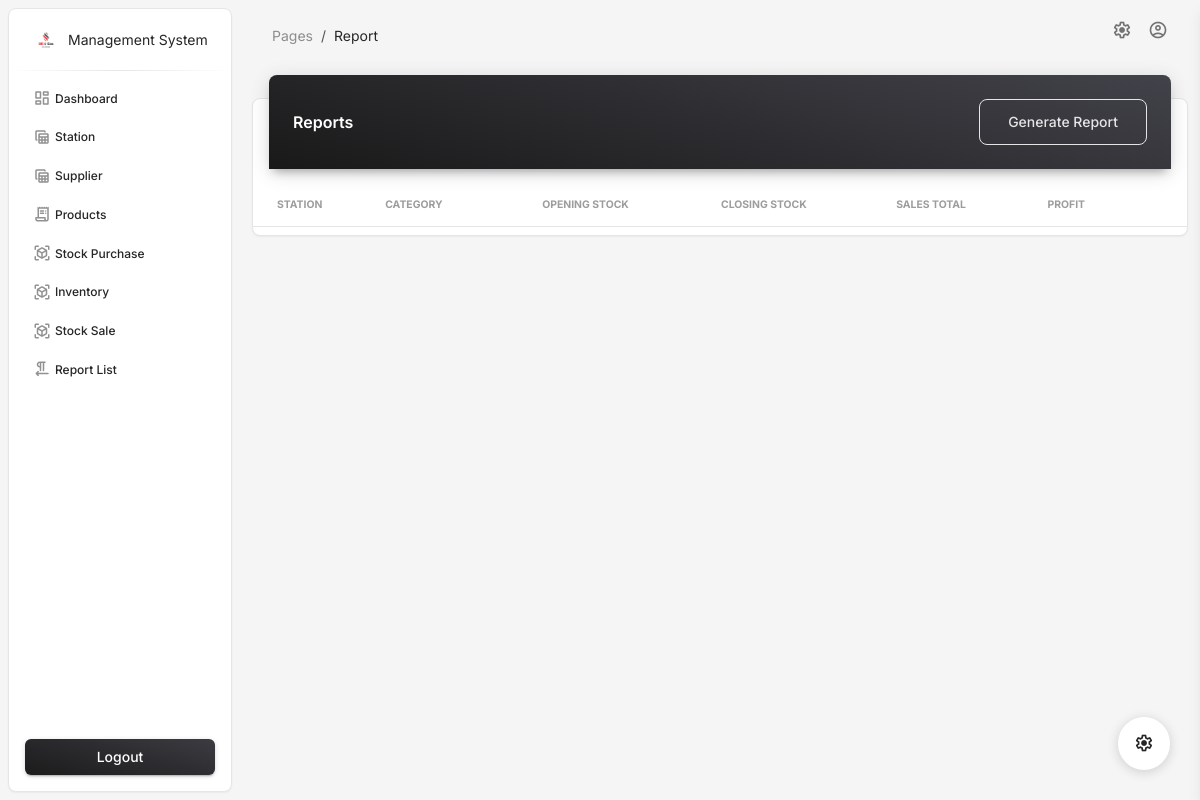
The page /reports/ on the database as committed earlier.
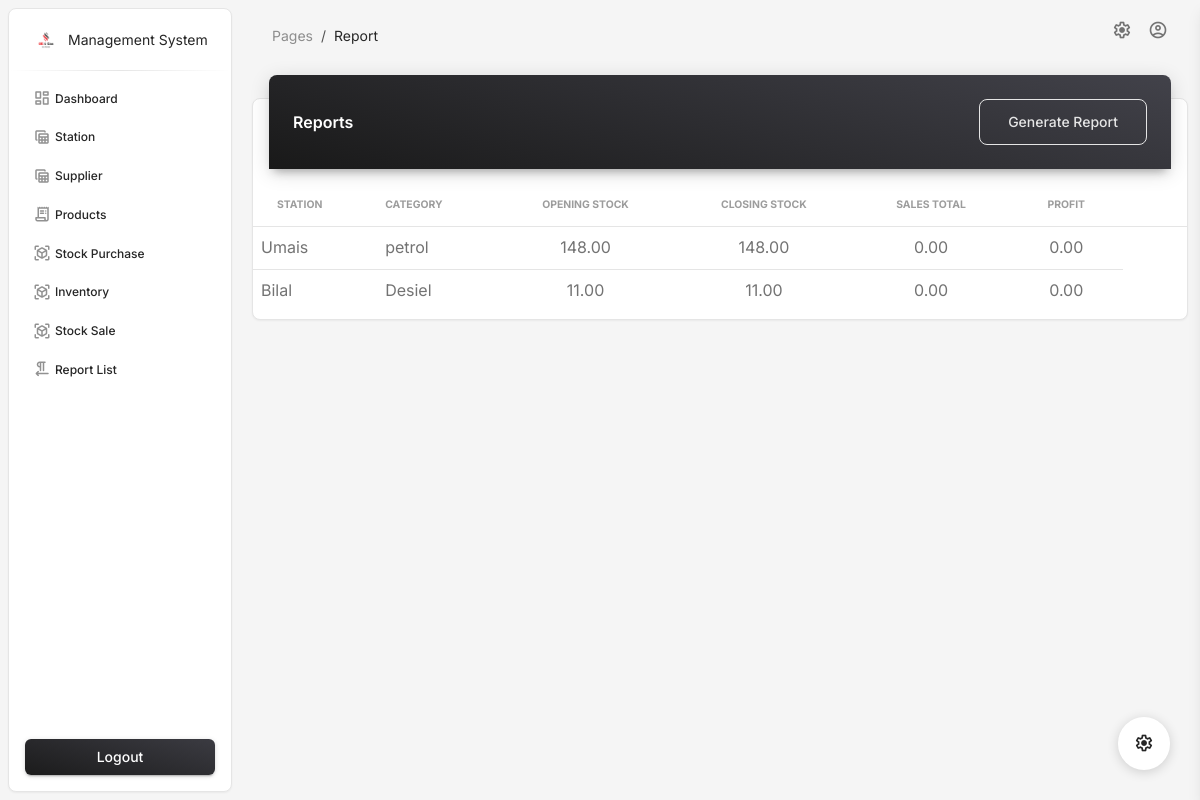
The same page on the database as committed later.
### app/models.py (models this page shows, shortened)
class Report(models.Model):
    station = models.ForeignKey(Station, on_delete=models.CASCADE, related_name='reports')
    category = models.ForeignKey(Product, on_delete=models.CASCADE, related_name='reports')
    opening_stock = models.DecimalField(max_digits=10, decimal_places=2, default=0)  # Stock at the start of the day
    purchases_total = models.DecimalField(max_digits=10, decimal_places=2, default=0)  # Total purchases
    sales_total = models.DecimalField(max_digits=10, decimal_places=2, default=0)  # Total sales revenue
    closing_stock = models.DecimalField(max_digits=10, decimal_places=2, default=0)  # Stock at the end of the day
    profit = models.DecimalField(max_digits=10, decimal_places=2, default=0)  # Sales revenue - Purchase cost
    net_profit = models.DecimalField(max_digits=10, decimal_places=2, default=0)  # Profit - operational costs
    operational_costs = models.DecimalField(max_digits=10, decimal_places=2, default=0)  # Any extra costs
    fuel_sold = models.DecimalField(max_digits=10, decimal_places=2, default=0)  # Total quantity of fuel sold
    report_date = models.DateField(auto_now_add=True)

class Station(models.Model):
    name = models.CharField(max_length=100)
    location = models.CharField(max_length=255)
    capacity = models.DecimalField(max_digits=10, decimal_places=2)  # Fuel capacity in liters
    contact_number = models.CharField(max_length=20)
    is_active = models.BooleanField(default=True)  # For soft delete

class Product(models.Model):
    name = models.CharField(max_length=50)
    price_per_liter = models.DecimalField(max_digits=10, decimal_places=2)
    unit = models.CharField(max_length=10, default="liters")  # Unit of measurement
    description = models.TextField(blank=True, null=True)

### app/views.py (the view)
# urls.py: path('reports/', report_list, name='report_list'),
def report_list(request):
    station_id = request.GET.get('station')
    category_id = request.GET.get('category')
    reports = Report.objects.all().order_by('-report_date')
    if station_id:
        reports = reports.filter(station_id=station_id)
    if category_id:
        reports = reports.filter(category_id=category_id)
    stations = Station.objects.all()
    categories = Product.objects.all()
    context = {
        'reports': reports,
        'stations': stations,
        'categories': categories,
    }
    return render(request, 'report/report_list.html', context=context)

### templates/report/report_list.html (shortened to what this page needs)
{% extends "base.html" %}
{% block page %}Report{% endblock page %}
{% block main %}
<div class="container-fluid py-2">
    <div class="row">
        <div class="col-12">
            <div class="card my-4">
                <div class="card-header p-0 bg-gradient-dark shadow-dark border-radius-lg pt-3 pb-3 d-flex justify-content-between align-items-center position-relative mt-n4 mx-3 z-index-2">
                    <div>
                        <h6 class="text-white text-capitalize ps-4 mb-0">Reports</h6>
                    </div>
                    <div class="pe-4">
                        <button type="button" class="btn btn-outline-light btn-lg my-2 text-capitalize" data-bs-toggle="modal" data-bs-target="#generateReportModal">
                            Generate Report
                        </button>
                    </div>
                </div>
                <div class="card-body px-0 pb-2">
                    <div class="table-responsive p-0">
                        <table class="table align-items-center mb-0">
                            <thead>
                                <tr>
                                    <th class="text-uppercase text-secondary text-xxs font-weight-bolder opacity-7">Station</th>
                                    <th class="text-uppercase text-secondary text-xxs font-weight-bolder opacity-7 ps-2">Category</th>
                                    <th class="text-center text-uppercase text-secondary text-xxs font-weight-bolder opacity-7">Opening Stock</th>
                                    <th class="text-center text-uppercase text-secondary text-xxs font-weight-bolder opacity-7">Closing Stock</th>
                                    <th class="text-center text-uppercase text-secondary text-xxs font-weight-bolder opacity-7">Sales Total</th>
                                    <th class="text-center text-uppercase text-secondary text-xxs font-weight-bolder opacity-7">Profit</th>
                                    <th class="text-secondary opacity-7"></th>
                                </tr>
                            </thead>
                            <tbody>
                                {% for report in reports %}
                                <tr>
                                    <td>{{ report.station.name }}</td>
                                    <td>{{ report.category.name }}</td>
                                    <td class="text-center">{{ report.opening_stock }}</td>
                                    <td class="text-center">{{ report.closing_stock }}</td>
                                    <td class="text-center">{{ report.sales_total }}</td>
                                    <td class="text-center">{{ report.profit }}</td>
                                </tr>
                                {% endfor %}
                            </tbody>
                        </table>
                    </div>
                </div>
            </div>
        </div>
    </div>
</div>
{% endblock main %}

Rows that differ between the two databases and show on the page:
added Report: station.name "Umais", category.name "petrol", opening_stock "148.00", closing_stock "148.00", sales_total "0.00", profit "0.00"
added Report: station.name "Bilal", category.name "Desiel", opening_stock "11.00", closing_stock "11.00", sales_total "0.00", profit "0.00"
